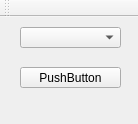
<?xml version="1.0" encoding="UTF-8"?>
<ui version="4.0">
 <class>MainWindow</class>
 <widget class="QMainWindow" name="MainWindow">
  <property name="geometry">
   <rect>
    <x>0</x>
    <y>0</y>
    <width>138</width>
    <height>124</height>
   </rect>
  </property>
  <property name="maximumSize">
   <size>
    <width>138</width>
    <height>124</height>
   </size>
  </property>
  <property name="windowTitle">
   <string>MainWindow</string>
  </property>
  <widget class="QWidget" name="centralWidget">
   <widget class="QComboBox" name="comboBox">
    <property name="geometry">
     <rect>
      <x>20</x>
      <y>10</y>
      <width>101</width>
      <height>21</height>
     </rect>
    </property>
   </widget>
   <widget class="QPushButton" name="pushButton">
    <property name="geometry">
     <rect>
      <x>20</x>
      <y>50</y>
      <width>101</width>
      <height>21</height>
     </rect>
    </property>
    <property name="text">
     <string>PushButton</string>
    </property>
   </widget>
  </widget>
  <widget class="QMenuBar" name="menuBar">
   <property name="geometry">
    <rect>
     <x>0</x>
     <y>0</y>
     <width>138</width>
     <height>26</height>
    </rect>
   </property>
  </widget>
  <widget class="QToolBar" name="mainToolBar">
   <attribute name="toolBarArea">
    <enum>TopToolBarArea</enum>
   </attribute>
   <attribute name="toolBarBreak">
    <bool>false</bool>
   </attribute>
  </widget>
 </widget>
 <layoutdefault spacing="6" margin="11"/>
 <resources/>
 <connections/>
</ui>
